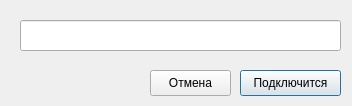
<?xml version="1.0" encoding="UTF-8"?>
<ui version="4.0">
 <class>DialogDomainName</class>
 <widget class="QDialog" name="DialogDomainName">
  <property name="geometry">
   <rect>
    <x>0</x>
    <y>0</y>
    <width>352</width>
    <height>106</height>
   </rect>
  </property>
  <property name="windowTitle">
   <string>Введите имя домена</string>
  </property>
  <widget class="QPushButton" name="btn_ok">
   <property name="geometry">
    <rect>
     <x>240</x>
     <y>70</y>
     <width>101</width>
     <height>26</height>
    </rect>
   </property>
   <property name="text">
    <string>Подключится</string>
   </property>
  </widget>
  <widget class="QPushButton" name="btn_cancel">
   <property name="geometry">
    <rect>
     <x>150</x>
     <y>70</y>
     <width>81</width>
     <height>26</height>
    </rect>
   </property>
   <property name="text">
    <string>Отмена</string>
   </property>
  </widget>
  <widget class="QLineEdit" name="tb_name">
   <property name="geometry">
    <rect>
     <x>20</x>
     <y>20</y>
     <width>321</width>
     <height>31</height>
    </rect>
   </property>
  </widget>
 </widget>
 <resources/>
 <connections/>
</ui>
